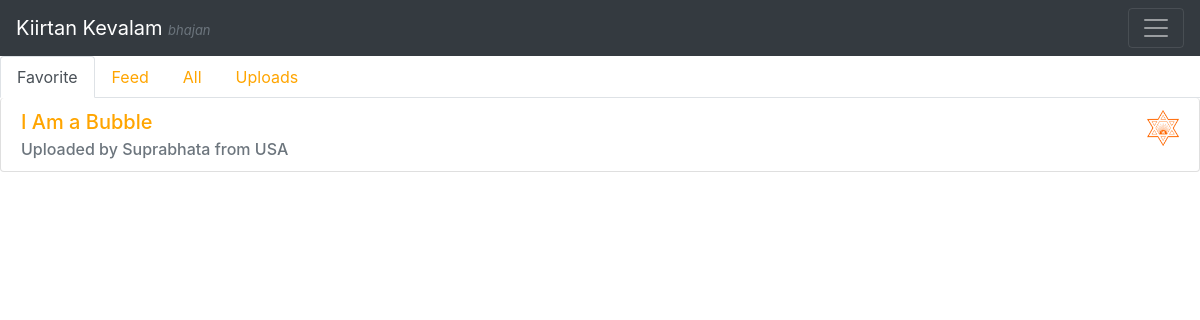
The page /bhajanfav/ (signed in) on the database as committed earlier.
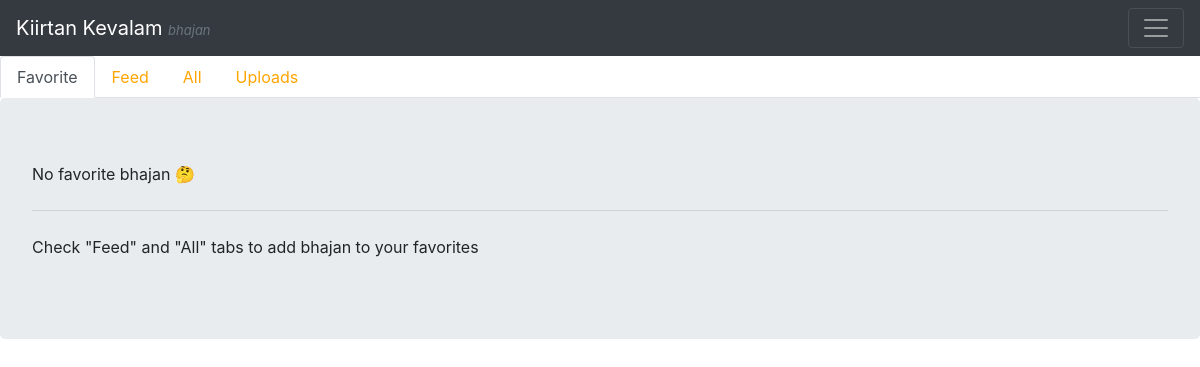
The same page on the database as committed later.
### Song/models.py (models this page shows, shortened)
class Song(models.Model):
    title          = models.CharField(max_length=120)
    SONG_TYPES     = (
        ('KI', 'Kiirtan'),
        ('PS', 'Prabhat Samgiita'),
        ('BH', 'Bhajan'),
    )
    type              = models.CharField(max_length=30, choices=SONG_TYPES)
    capo              = models.PositiveIntegerField(blank=True, null=True, validators=[MaxValueValidator(12)])
    description       = models.TextField(blank=True)
    uploader          = models.ForeignKey('Profile', null=True, on_delete=models.SET_NULL)
    written_by        = models.CharField(max_length=50, blank=True)
    song_text         = models.TextField(blank=True)
    audio_file         = models.FileField()
    upload_date       = models.DateField(auto_now=False, auto_now_add=True)
    edit_date         = models.DateField(auto_now=True, auto_now_add=False)
    chords            = models.ManyToManyField('Chord', related_name='chords', through='ChordIndex')

class Profile(models.Model):
    user          = models.OneToOneField(User,on_delete=models.CASCADE)
    sanskrit_name = models.CharField(max_length=100)
    country       = CountryField(max_length=50)
    city          = models.CharField(max_length=50, blank=True, null=True)
    profile_pic    = models.ImageField(upload_to='profile_pics',blank=True)
    liked_songs   = models.ManyToManyField(Song, related_name="liked_songs", through='IsFavourite')

### Song/views.py (the view)
# urls.py: path('bhajanfav/', bhajanfav_view),
def bhajanfav_view(request):
    user = request.user
    bhajanLikes = user.profile.liked_songs.all().filter(type="BH")
    global bhajancontext
    bhajancontext["bhajanLikes"]=bhajanLikes
    return render(request,"bhajanfav.html",bhajancontext)

### Templates/bhajanfav.html (shortened to what this page needs)
{% extends "base.html" %}
{% block bhajantabs %}
  <ul class="nav nav-tabs">
    <li class="nav-item">
      <a class="nav-link active" href="/bhajanfav/">Favorite</a>
    </li>
    <li class="nav-item">
      <a class="nav-link" href="/bhajanfeed/">Feed</a>
    </li>
    <li class="nav-item">
      <a class="nav-link" href="/bhajanall/">All</a>
    </li>
    <li class="nav-item">
      <a class="nav-link" href="/bhajanuploads/">Uploads</a>
    </li>
  </ul>
{% endblock bhajantabs %}
{% block bodyblock %}
  {% block renderbhajans %}
   {% include 'favrenderer.html' with songlist=allBhajan  songlistlikes=bhajanLikes%}
  {% endblock renderbhajans %}
{% endblock bodyblock %}

### Templates/listitem.html
{% load static %}
<div class="songlist-element">
    <li class="list-group-item">
        <h5 class="card-title"> <a href="#">{{ song.title }}</a>
            {% if song not in user.profile.liked_songs.all %}
                <a href="{% url 'add-song-view' id=song.pk %}">
                    <img class="pratik" src="{% static 'resources/img/pratik.png' %}" alt="">
                </a>
            {% else %}
                <a href="{% url 'delete-song-view' id=song.pk %}">
                    <img class="pratik-selected" src="{% static 'resources/img/pratik-selected.png' %}" alt="">
                </a>
            {% endif %}
        </h5>
        <h6 class="card-subtitle mt-10 text-muted">Uploaded by
            {% firstof song.uploader.sanskrit_name song.uploader.name "a margii"%} from {{ song.uploader.country }}</h6>
    </li>
</div>

Rows that differ between the two databases and show on the page:
no longer on this page (row edited): Song: title "I Am a Bubble", uploader.sanskrit_name "Suprabhata", uploader.country "USA"
Other text that changed with them:
{{ typeintitle }}: (not shown) → "bhajan"
text now shown: "No favorite 🤔 Check \"Feed\" and \"All\" tabs to add to your favorites"
